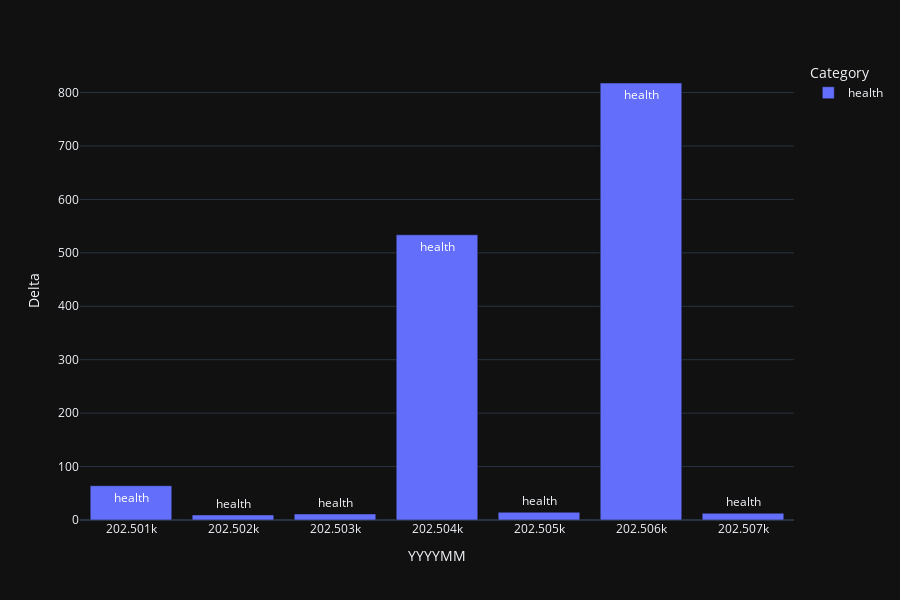

Source (notebook cell):
### Code cell
categories = [
    # 'fun',
    # 'grocerys',
    # 'amazon',
    # 'transfer',
    # 'pay_off_debt',
    # 'utility',
    # 'misc',
    # 'music',
    'health',
    # 'rent',
    # 'transportation',
    # 'phone',
    # 'dating',
    # 'check',
    # 'Costco',
    # 'gift',
    # 'invest',
    # 'cargas',
    # 'homeimprovement',
    # 'mortgage',
    # 'insurance',
    # 'cabin',
    # 'to_cabin',
    # 'tech',
    # 'car',
    # 'taxes',
    # 'interest',
]


mask = df_year['Category'].isin(categories)
temp = df_year[mask]
title = f'Year - filtered categories ({categories})'
make_barchart(df=temp,time_column='YYYYMM',title=title)

### Figure 1 — Plotly figure (JSON) as saved in the notebook; plotly's stock layout.template omitted (floating-point values rounded to 4 significant figures)
{"data": [{"alignmentgroup": "True", "customdata": [["health"], ["health"], ["health"], ["health"], ["health"], ["health"], ["health"]], "hovertemplate": "Category=%{customdata[0]}<br>YYYYMM=%{x}<br>Delta=%{y}<extra></extra>", "legendgroup": "health", "marker": {"color": "#636efa", "pattern": {"shape": ""}}, "name": "health", "offsetgroup": "health", "orientation": "v", "showlegend": true, "text": ["health", "health", "health", "health", "health", "health", "health"], "textposition": "auto", "type": "bar", "x": [202501, 202502, 202503, 202504, 202505, 202506, 202507], "xaxis": "x", "y": [64.24, 9.5, 11.32, 533.9, 14.46, 817.9, 12.63], "yaxis": "y"}], "layout": {"barmode": "relative", "height": 600, "legend": {"title": {"text": "Category"}, "tracegroupgap": 0}, "margin": {"t": 60}, "xaxis": {"anchor": "y", "domain": [0, 1], "title": {"text": "YYYYMM"}}, "yaxis": {"anchor": "x", "domain": [0, 1], "title": {"text": "Delta"}}}}
